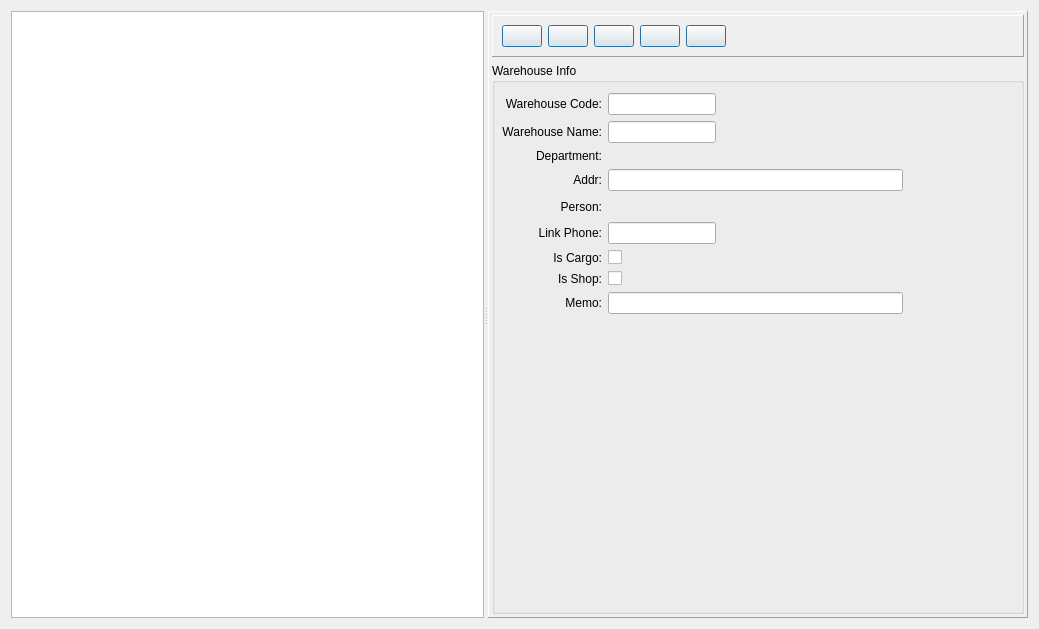
<?xml version="1.0" encoding="UTF-8"?>
<ui version="4.0">
 <class>WareHouseForm</class>
 <widget class="QWidget" name="WareHouseForm">
  <property name="geometry">
   <rect>
    <x>0</x>
    <y>0</y>
    <width>1039</width>
    <height>629</height>
   </rect>
  </property>
  <property name="windowTitle">
   <string>Form</string>
  </property>
  <layout class="QHBoxLayout" name="horizontalLayout">
   <item>
    <widget class="QSplitter" name="splitter">
     <property name="orientation">
      <enum>Qt::Horizontal</enum>
     </property>
     <widget class="QTableView" name="tableView">
      <property name="sizePolicy">
       <sizepolicy hsizetype="Fixed" vsizetype="Expanding">
        <horstretch>0</horstretch>
        <verstretch>0</verstretch>
       </sizepolicy>
      </property>
     </widget>
     <widget class="QFrame" name="frame">
      <property name="frameShape">
       <enum>QFrame::Panel</enum>
      </property>
      <property name="frameShadow">
       <enum>QFrame::Raised</enum>
      </property>
      <layout class="QVBoxLayout" name="verticalLayout">
       <property name="margin">
        <number>3</number>
       </property>
       <item>
        <widget class="QFrame" name="frame_2">
         <property name="sizePolicy">
          <sizepolicy hsizetype="Preferred" vsizetype="Fixed">
           <horstretch>0</horstretch>
           <verstretch>0</verstretch>
          </sizepolicy>
         </property>
         <property name="frameShape">
          <enum>QFrame::Panel</enum>
         </property>
         <property name="frameShadow">
          <enum>QFrame::Raised</enum>
         </property>
         <layout class="QGridLayout" name="gridLayout_2">
          <item row="0" column="0">
           <widget class="QPushButton" name="newButton">
            <property name="sizePolicy">
             <sizepolicy hsizetype="Fixed" vsizetype="Fixed">
              <horstretch>0</horstretch>
              <verstretch>0</verstretch>
             </sizepolicy>
            </property>
            <property name="toolTip">
             <string>New</string>
            </property>
            <property name="text">
             <string/>
            </property>
            <property name="icon">
             <iconset>
              <normaloff>:/image/Add.png</normaloff>:/image/Add.png</iconset>
            </property>
            <property name="iconSize">
             <size>
              <width>24</width>
              <height>24</height>
             </size>
            </property>
            <property name="autoRepeat">
             <bool>false</bool>
            </property>
            <property name="autoExclusive">
             <bool>false</bool>
            </property>
            <property name="default">
             <bool>true</bool>
            </property>
            <property name="flat">
             <bool>false</bool>
            </property>
           </widget>
          </item>
          <item row="0" column="5">
           <spacer name="horizontalSpacer">
            <property name="orientation">
             <enum>Qt::Horizontal</enum>
            </property>
            <property name="sizeHint" stdset="0">
             <size>
              <width>40</width>
              <height>20</height>
             </size>
            </property>
           </spacer>
          </item>
          <item row="0" column="3">
           <widget class="QPushButton" name="delButton">
            <property name="sizePolicy">
             <sizepolicy hsizetype="Fixed" vsizetype="Fixed">
              <horstretch>0</horstretch>
              <verstretch>0</verstretch>
             </sizepolicy>
            </property>
            <property name="toolTip">
             <string>Del</string>
            </property>
            <property name="text">
             <string/>
            </property>
            <property name="icon">
             <iconset>
              <normaloff>:/image/cross_48.png</normaloff>:/image/cross_48.png</iconset>
            </property>
            <property name="iconSize">
             <size>
              <width>24</width>
              <height>24</height>
             </size>
            </property>
            <property name="autoDefault">
             <bool>true</bool>
            </property>
            <property name="default">
             <bool>true</bool>
            </property>
            <property name="flat">
             <bool>false</bool>
            </property>
           </widget>
          </item>
          <item row="0" column="4">
           <widget class="QPushButton" name="cancelButton">
            <property name="sizePolicy">
             <sizepolicy hsizetype="Fixed" vsizetype="Fixed">
              <horstretch>0</horstretch>
              <verstretch>0</verstretch>
             </sizepolicy>
            </property>
            <property name="toolTip">
             <string>Exit</string>
            </property>
            <property name="text">
             <string/>
            </property>
            <property name="icon">
             <iconset>
              <normaloff>:/image/cancel.png</normaloff>:/image/cancel.png</iconset>
            </property>
            <property name="iconSize">
             <size>
              <width>24</width>
              <height>24</height>
             </size>
            </property>
            <property name="default">
             <bool>true</bool>
            </property>
            <property name="flat">
             <bool>false</bool>
            </property>
           </widget>
          </item>
          <item row="0" column="2">
           <widget class="QPushButton" name="saveButton">
            <property name="sizePolicy">
             <sizepolicy hsizetype="Fixed" vsizetype="Fixed">
              <horstretch>0</horstretch>
              <verstretch>0</verstretch>
             </sizepolicy>
            </property>
            <property name="toolTip">
             <string>Save</string>
            </property>
            <property name="text">
             <string/>
            </property>
            <property name="icon">
             <iconset>
              <normaloff>:/image/save.png</normaloff>:/image/save.png</iconset>
            </property>
            <property name="iconSize">
             <size>
              <width>24</width>
              <height>24</height>
             </size>
            </property>
            <property name="autoRepeat">
             <bool>false</bool>
            </property>
            <property name="autoExclusive">
             <bool>false</bool>
            </property>
            <property name="default">
             <bool>true</bool>
            </property>
            <property name="flat">
             <bool>false</bool>
            </property>
           </widget>
          </item>
          <item row="0" column="1">
           <widget class="QPushButton" name="editButton">
            <property name="toolTip">
             <string>Edit</string>
            </property>
            <property name="text">
             <string/>
            </property>
            <property name="icon">
             <iconset>
              <normaloff>:/image/edit.png</normaloff>:/image/edit.png</iconset>
            </property>
            <property name="iconSize">
             <size>
              <width>24</width>
              <height>24</height>
             </size>
            </property>
            <property name="autoDefault">
             <bool>true</bool>
            </property>
            <property name="default">
             <bool>true</bool>
            </property>
           </widget>
          </item>
         </layout>
        </widget>
       </item>
       <item>
        <widget class="QGroupBox" name="groupBox">
         <property name="title">
          <string>Warehouse Info</string>
         </property>
         <widget class="QWidget" name="gridLayoutWidget">
          <property name="geometry">
           <rect>
            <x>10</x>
            <y>30</y>
            <width>401</width>
            <height>221</height>
           </rect>
          </property>
          <layout class="QGridLayout" name="gridLayout">
           <item row="2" column="0">
            <widget class="QLabel" name="depLabel">
             <property name="sizePolicy">
              <sizepolicy hsizetype="Preferred" vsizetype="Fixed">
               <horstretch>0</horstretch>
               <verstretch>0</verstretch>
              </sizepolicy>
             </property>
             <property name="text">
              <string>Department:</string>
             </property>
             <property name="alignment">
              <set>Qt::AlignRight|Qt::AlignTrailing|Qt::AlignVCenter</set>
             </property>
            </widget>
           </item>
           <item row="1" column="2">
            <widget class="QLineEdit" name="nameEdit">
             <property name="sizePolicy">
              <sizepolicy hsizetype="Fixed" vsizetype="Fixed">
               <horstretch>0</horstretch>
               <verstretch>0</verstretch>
              </sizepolicy>
             </property>
            </widget>
           </item>
           <item row="0" column="0">
            <widget class="QLabel" name="codeLabel">
             <property name="sizePolicy">
              <sizepolicy hsizetype="Preferred" vsizetype="Fixed">
               <horstretch>0</horstretch>
               <verstretch>0</verstretch>
              </sizepolicy>
             </property>
             <property name="text">
              <string>Warehouse Code:</string>
             </property>
             <property name="alignment">
              <set>Qt::AlignRight|Qt::AlignTrailing|Qt::AlignVCenter</set>
             </property>
            </widget>
           </item>
           <item row="0" column="2">
            <widget class="QLineEdit" name="codeEdit">
             <property name="sizePolicy">
              <sizepolicy hsizetype="Fixed" vsizetype="Fixed">
               <horstretch>0</horstretch>
               <verstretch>0</verstretch>
              </sizepolicy>
             </property>
            </widget>
           </item>
           <item row="1" column="0">
            <widget class="QLabel" name="typeLabel">
             <property name="sizePolicy">
              <sizepolicy hsizetype="Preferred" vsizetype="Fixed">
               <horstretch>0</horstretch>
               <verstretch>0</verstretch>
              </sizepolicy>
             </property>
             <property name="text">
              <string>Warehouse Name:</string>
             </property>
             <property name="alignment">
              <set>Qt::AlignRight|Qt::AlignTrailing|Qt::AlignVCenter</set>
             </property>
            </widget>
           </item>
           <item row="3" column="0">
            <widget class="QLabel" name="addrLabel">
             <property name="sizePolicy">
              <sizepolicy hsizetype="Preferred" vsizetype="Fixed">
               <horstretch>0</horstretch>
               <verstretch>0</verstretch>
              </sizepolicy>
             </property>
             <property name="text">
              <string>Addr:</string>
             </property>
             <property name="alignment">
              <set>Qt::AlignRight|Qt::AlignTrailing|Qt::AlignVCenter</set>
             </property>
            </widget>
           </item>
           <item row="5" column="0">
            <widget class="QLabel" name="linkmanLabel">
             <property name="text">
              <string>Person:</string>
             </property>
             <property name="alignment">
              <set>Qt::AlignRight|Qt::AlignTrailing|Qt::AlignVCenter</set>
             </property>
            </widget>
           </item>
           <item row="6" column="0">
            <widget class="QLabel" name="linkPhoneLabel">
             <property name="text">
              <string>Link Phone:</string>
             </property>
             <property name="alignment">
              <set>Qt::AlignRight|Qt::AlignTrailing|Qt::AlignVCenter</set>
             </property>
            </widget>
           </item>
           <item row="7" column="0">
            <widget class="QLabel" name="cargoLabel">
             <property name="text">
              <string>Is Cargo:</string>
             </property>
             <property name="alignment">
              <set>Qt::AlignRight|Qt::AlignTrailing|Qt::AlignVCenter</set>
             </property>
            </widget>
           </item>
           <item row="3" column="2">
            <widget class="QLineEdit" name="addrEdit"/>
           </item>
           <item row="6" column="2">
            <widget class="QLineEdit" name="phoneEdit">
             <property name="sizePolicy">
              <sizepolicy hsizetype="Fixed" vsizetype="Fixed">
               <horstretch>0</horstretch>
               <verstretch>0</verstretch>
              </sizepolicy>
             </property>
            </widget>
           </item>
           <item row="7" column="2">
            <widget class="QCheckBox" name="cargoCheckBox">
             <property name="text">
              <string/>
             </property>
            </widget>
           </item>
           <item row="2" column="2">
            <widget class="QkSearchEditBox" name="depQksearchEditbox"/>
           </item>
           <item row="5" column="2">
            <widget class="QkSearchEditBox" name="personQksearchEditbox"/>
           </item>
           <item row="8" column="0">
            <widget class="QLabel" name="shopLabel">
             <property name="text">
              <string>Is Shop:</string>
             </property>
             <property name="alignment">
              <set>Qt::AlignRight|Qt::AlignTrailing|Qt::AlignVCenter</set>
             </property>
            </widget>
           </item>
           <item row="8" column="2">
            <widget class="QCheckBox" name="shopCheckBox">
             <property name="text">
              <string/>
             </property>
            </widget>
           </item>
           <item row="9" column="2">
            <widget class="QLineEdit" name="memoEdit"/>
           </item>
           <item row="9" column="0">
            <widget class="QLabel" name="label">
             <property name="text">
              <string>Memo:</string>
             </property>
             <property name="alignment">
              <set>Qt::AlignRight|Qt::AlignTrailing|Qt::AlignVCenter</set>
             </property>
            </widget>
           </item>
          </layout>
         </widget>
        </widget>
       </item>
      </layout>
     </widget>
    </widget>
   </item>
  </layout>
 </widget>
 <customwidgets>
  <customwidget>
   <class>QkSearchEditBox</class>
   <extends>QWidget</extends>
   <header>qksearcheditbox.h</header>
  </customwidget>
 </customwidgets>
 <tabstops>
  <tabstop>codeEdit</tabstop>
  <tabstop>nameEdit</tabstop>
  <tabstop>depQksearchEditbox</tabstop>
  <tabstop>addrEdit</tabstop>
  <tabstop>personQksearchEditbox</tabstop>
  <tabstop>phoneEdit</tabstop>
  <tabstop>cargoCheckBox</tabstop>
  <tabstop>shopCheckBox</tabstop>
  <tabstop>memoEdit</tabstop>
  <tabstop>newButton</tabstop>
  <tabstop>editButton</tabstop>
  <tabstop>saveButton</tabstop>
  <tabstop>delButton</tabstop>
  <tabstop>cancelButton</tabstop>
  <tabstop>tableView</tabstop>
 </tabstops>
 <resources/>
 <connections/>
</ui>
